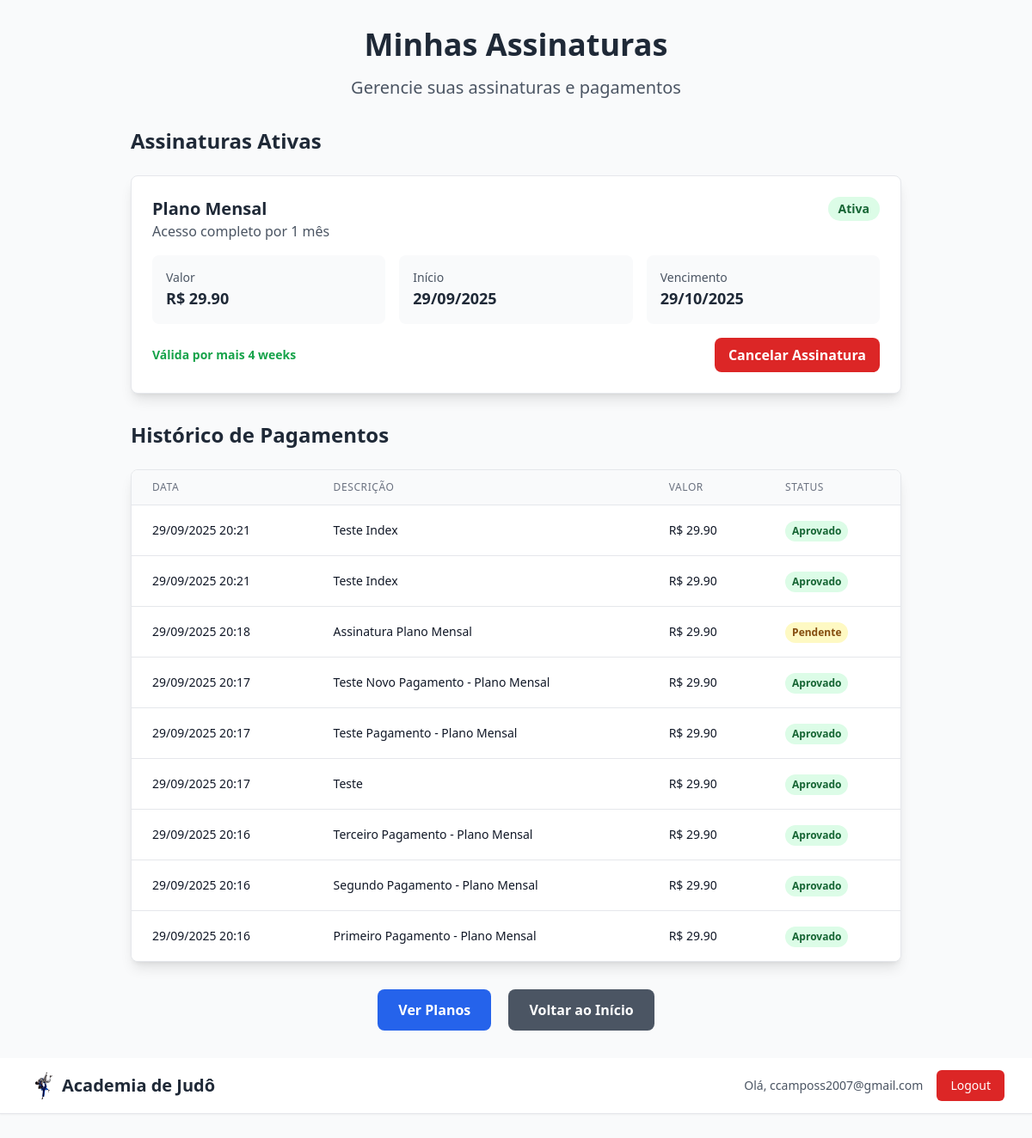
Before: /payments/assinaturas/ (signed in) with the older database file.
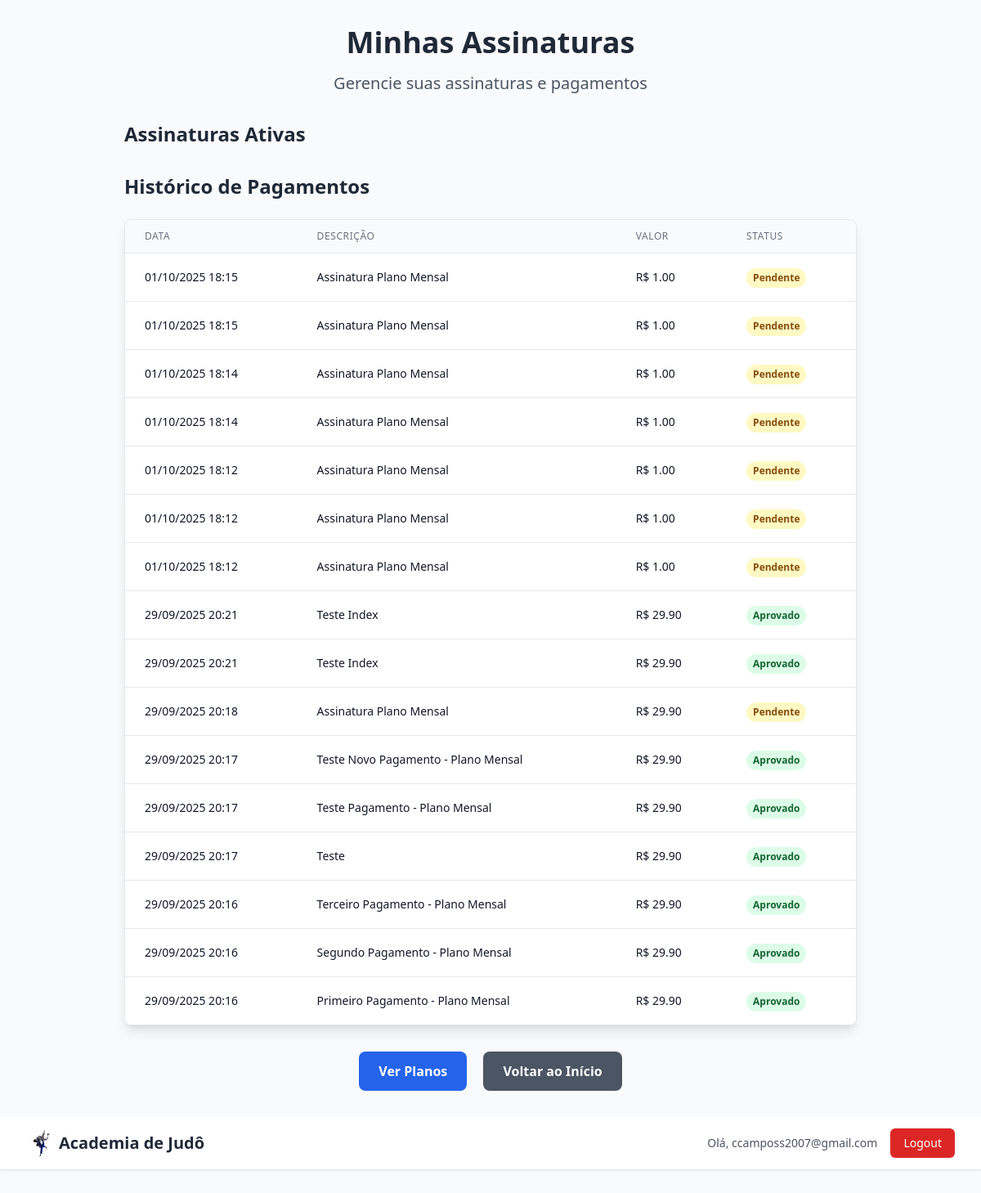
After: the same page with the newer database file.
### payments/models.py (models this page shows, shortened)
class Assinatura(models.Model):
    STATUS_CHOICES = [
        ('ativa', 'Ativa'),
        ('cancelada', 'Cancelada'),
        ('expirada', 'Expirada'),
        ('suspensa', 'Suspensa'),
    ]
    usuario = models.ForeignKey(User, on_delete=models.CASCADE, related_name='assinaturas')
    plano = models.ForeignKey(PlanoPremium, on_delete=models.CASCADE)
    status = models.CharField(max_length=20, choices=STATUS_CHOICES, default='ativa')
    data_inicio = models.DateTimeField(verbose_name="Data de início")
    data_vencimento = models.DateTimeField(verbose_name="Data de vencimento")
    data_cancelamento = models.DateTimeField(null=True, blank=True, verbose_name="Data de cancelamento")
    subscription_id = models.CharField(max_length=100, null=True, blank=True, verbose_name="ID da Assinatura MP")
    external_reference = models.UUIDField(default=uuid.uuid4, unique=True, verbose_name="Referência externa")
    ativo = models.BooleanField(default=True)
    data_criacao = models.DateTimeField(auto_now_add=True)
    data_atualizacao = models.DateTimeField(auto_now=True)
    class Meta:
        verbose_name = "Assinatura"
        verbose_name_plural = "Assinaturas"

class PlanoPremium(models.Model):
    nome = models.CharField(max_length=100, verbose_name="Nome do plano")
    descricao = models.TextField(verbose_name="Descrição")
    preco = models.DecimalField(max_digits=10, decimal_places=2, verbose_name="Preço")
    duracao_dias = models.PositiveIntegerField(verbose_name="Duração em dias")
    ativo = models.BooleanField(default=True, verbose_name="Plano ativo")
    acesso_ilimitado_quiz = models.BooleanField(default=True, verbose_name="Acesso ilimitado ao quiz")
    relatorios_detalhados = models.BooleanField(default=True, verbose_name="Relatórios detalhados")
    suporte_prioritario = models.BooleanField(default=False, verbose_name="Suporte prioritário")
    data_criacao = models.DateTimeField(auto_now_add=True)
    class Meta:
        verbose_name = "Plano Premium"
        verbose_name_plural = "Planos Premium"

class Pagamento(models.Model):
    STATUS_CHOICES = [
        ('pending', 'Pendente'),
        ('approved', 'Aprovado'),
        ('rejected', 'Rejeitado'),
        ('cancelled', 'Cancelado'),
        ('refunded', 'Reembolsado'),
    ]
    TIPO_CHOICES = [
        ('assinatura', 'Assinatura'),
        ('compra_avulsa', 'Compra Avulsa'),
    ]
    usuario = models.ForeignKey(User, on_delete=models.CASCADE, related_name='pagamentos')
    assinatura = models.ForeignKey(Assinatura, on_delete=models.SET_NULL, null=True, blank=True)
    valor = models.DecimalField(max_digits=10, decimal_places=2, verbose_name="Valor")
    status = models.CharField(max_length=20, choices=STATUS_CHOICES, default='pending')
    tipo = models.CharField(max_length=20, choices=TIPO_CHOICES, default='assinatura')
    payment_id = models.CharField(max_length=200, unique=True, verbose_name="ID do Pagamento MP (Criptografado)")
    external_reference = models.UUIDField(default=uuid.uuid4, unique=True, verbose_name="Referência externa")
    payer_email_encrypted = models.TextField(null=True, blank=True, verbose_name="Email do pagador (Criptografado)")
    payer_name_encrypted = models.TextField(null=True, blank=True, verbose_name="Nome do pagador (Criptografado)")
    payer_phone_encrypted = models.TextField(null=True, blank=True, verbose_name="Telefone (Criptografado)")
    payer_document_encrypted = models.TextField(null=True, blank=True, verbose_name="CPF/Documento (Criptografado)")
    card_holder_name_encrypted = models.TextField(null=True, blank=True, verbose_name="Nome no cartão (Criptografado)")
    card_last_four_encrypted = models.TextField(null=True, blank=True, verbose_name="Últimos 4 dígitos (Criptografado)")
    descricao = models.TextField(verbose_name="Descrição do pagamento")
    metodo_pagamento = models.CharField(max_length=50, null=True, blank=True, verbose_name="Método de pagamento")
    ip_address = models.GenericIPAddressField(null=True, blank=True, verbose_name="IP do pagamento")
    user_agent = models.TextField(null=True, blank=True, verbose_name="User Agent")
    data_pagamento = models.DateTimeField(null=True, blank=True, verbose_name="Data do pagamento")
    data_criacao = models.DateTimeField(auto_now_add=True)
    data_atualizacao = models.DateTimeField(auto_now=True)
    class Meta:
        verbose_name = "Pagamento"
        verbose_name_plural = "Pagamentos"
        ordering = ['-data_criacao']

### payments/views.py (the view)
# urls.py: path('assinaturas/', views.minhas_assinaturas, name='assinaturas'),
@login_required
def minhas_assinaturas(request):
    from django.utils import timezone
    assinaturas = Assinatura.objects.filter(usuario=request.user).order_by('-data_criacao')
    pagamentos = Pagamento.objects.filter(usuario=request.user).order_by('-data_criacao')
    return render(request, 'payments/assinaturas.html', {
        'assinaturas': assinaturas,
        'pagamentos': pagamentos,
        'now': timezone.now()
    })

### payments/templates/payments/assinaturas.html (shortened to what this page needs)
{% load static %}
<!DOCTYPE html>
<html lang="pt-br">
<head>
    <script src="https://cdn.tailwindcss.com"></script>
</head>
<body class="bg-gray-50 font-sans">
<div class="container mx-auto px-4 py-8">
    <div class="max-w-4xl mx-auto">
        <div class="text-center mb-8">
            <h1 class="text-4xl font-bold text-gray-800 mb-4">Minhas Assinaturas</h1>
            <p class="text-xl text-gray-600">Gerencie suas assinaturas e pagamentos</p>
        </div>
        <div class="mb-8">
            <h2 class="text-2xl font-bold text-gray-800 mb-6">Assinaturas Ativas</h2>
            {% if assinaturas %}
                {% for assinatura in assinaturas %}
                    {% if assinatura.status == 'ativa' %}
                    <div class="bg-white rounded-lg shadow-lg border border-gray-200 p-6 mb-4">
                        <div class="flex justify-between items-start mb-4">
                            <div>
                                <h3 class="text-xl font-bold text-gray-800">{{ assinatura.plano.nome }}</h3>
                                <p class="text-gray-600">{{ assinatura.plano.descricao }}</p>
                            </div>
                            <div class="text-right">
                                <span class="inline-block bg-green-100 text-green-800 text-sm font-semibold px-3 py-1 rounded-full">
                                    {{ assinatura.get_status_display }}
                                </span>
                            </div>
                        </div>
                        <div class="grid md:grid-cols-3 gap-4 mb-4">
                            <div class="bg-gray-50 rounded-lg p-4">
                                <div class="text-sm text-gray-600">Valor</div>
                                <div class="text-lg font-bold text-gray-800">R$ {{ assinatura.plano.preco|floatformat:2 }}</div>
                            </div>
                            <div class="bg-gray-50 rounded-lg p-4">
                                <div class="text-sm text-gray-600">Início</div>
                                <div class="text-lg font-bold text-gray-800">{{ assinatura.data_inicio|date:"d/m/Y" }}</div>
                            </div>
                            <div class="bg-gray-50 rounded-lg p-4">
                                <div class="text-sm text-gray-600">Vencimento</div>
                                <div class="text-lg font-bold text-gray-800">{{ assinatura.data_vencimento|date:"d/m/Y" }}</div>
                            </div>
                        </div>
                        <div class="flex justify-between items-center">
                            <div class="text-sm text-gray-600">
                                {% if assinatura.data_vencimento > now %}
                                    <span class="text-green-600 font-semibold">
                                        Válida por mais {{ assinatura.data_vencimento|timeuntil }}
                                    </span>
                                {% else %}
                                    <span class="text-red-600 font-semibold">Expirada</span>
                                {% endif %}
                            </div>
                            <div class="space-x-2">
                                <form method="post" action="{% url 'payments:cancelar_assinatura' assinatura.id %}" class="inline">
                                    <button type="submit"
                                            class="bg-red-600 hover:bg-red-700 text-white font-bold py-2 px-4 rounded-lg transition duration-200"
                                            onclick="return confirm('Tem certeza que deseja cancelar esta assinatura?')">
                                        Cancelar Assinatura
                                    </button>
                                </form>
                            </div>
                        </div>
                    </div>
                    {% endif %}
                {% endfor %}
            {% endif %}
        </div>
        <div class="mb-8">
            <h2 class="text-2xl font-bold text-gray-800 mb-6">Histórico de Pagamentos</h2>
            {% if pagamentos %}
                <div class="bg-white rounded-lg shadow-lg border border-gray-200 overflow-hidden">
                    <div class="overflow-x-auto">
                        <table class="min-w-full divide-y divide-gray-200">
                            <thead class="bg-gray-50">
                                <tr>
                                    <th class="px-6 py-3 text-left text-xs font-medium text-gray-500 uppercase tracking-wider">Data</th>
                                    <th class="px-6 py-3 text-left text-xs font-medium text-gray-500 uppercase tracking-wider">Descrição</th>
                                    <th class="px-6 py-3 text-left text-xs font-medium text-gray-500 uppercase tracking-wider">Valor</th>
                                    <th class="px-6 py-3 text-left text-xs font-medium text-gray-500 uppercase tracking-wider">Status</th>
                                </tr>
                            </thead>
                            <tbody class="bg-white divide-y divide-gray-200">
                                {% for pagamento in pagamentos %}
                                <tr>
                                    <td class="px-6 py-4 whitespace-nowrap text-sm text-gray-900">
                                        {{ pagamento.data_criacao|date:"d/m/Y H:i" }}
                                    </td>
                                    <td class="px-6 py-4 whitespace-nowrap text-sm text-gray-900">
                                        {{ pagamento.descricao }}
                                    </td>
                                    <td class="px-6 py-4 whitespace-nowrap text-sm text-gray-900">
                                        R$ {{ pagamento.valor|floatformat:2 }}
                                    </td>
                                    <td class="px-6 py-4 whitespace-nowrap">
                                        <span class="inline-flex px-2 py-1 text-xs font-semibold rounded-full
                                            {% if pagamento.status == 'approved' %}bg-green-100 text-green-800
                                            {% elif pagamento.status == 'pending' %}bg-yellow-100 text-yellow-800
                                            {% elif pagamento.status == 'rejected' %}bg-red-100 text-red-800
                                            {% elif pagamento.status == 'cancelled' %}bg-gray-100 text-gray-800
                                            {% else %}bg-gray-100 text-gray-800{% endif %}">
                                            {{ pagamento.get_status_display }}
                                        </span>
                                    </td>
                                </tr>
                                {% endfor %}
                            </tbody>
                        </table>
                    </div>
                </div>
            {% endif %}
        </div>
        <div class="text-center">
            <a href="{% url 'payments:planos' %}" class="inline-block bg-blue-600 hover:bg-blue-700 text-white font-bold py-3 px-6 rounded-lg transition duration-200 mr-4">
                Ver Planos
            </a>
            <a href="{% url 'index' %}" class="inline-block bg-gray-600 hover:bg-gray-700 text-white font-bold py-3 px-6 rounded-lg transition duration-200">
                Voltar ao Início
            </a>
        </div>
    </div>
</div>
<header class="bg-white shadow-sm border-b border-gray-200 mb-8">
    <div class="max-w-7xl mx-auto px-4 sm:px-6 lg:px-8">
        <div class="flex justify-between items-center h-16">
            <div class="flex items-center">
                <a href="{% url 'index' %}" class="flex items-center space-x-2">
                    <img src="{% static 'judo.png' %}" alt="Judo" class="h-8 w-8">
                    <span class="text-xl font-bold text-gray-800">Academia de Judô</span>
                </a>
            </div>
            <div class="flex items-center space-x-4">
                {% if user.is_authenticated %}
                    <span class="text-sm text-gray-600">Olá, {{ user.first_name|default:user.username }}</span>
                    <form method="post" action="{% url 'logout' %}" class="inline">
                        <button type="submit" class="bg-red-600 hover:bg-red-700 text-white px-4 py-2 rounded-md text-sm font-medium">
                            Logout
                        </button>
                    </form>
                {% else %}
                    <a href="{% url 'login' %}" class="bg-blue-600 hover:bg-blue-700 text-white px-4 py-2 rounded-md text-sm font-medium">
                        Login
                    </a>
                {% endif %}
            </div>
        </div>
    </div>
</header>
</body>
</html>

Changed rows visible on the page:
no longer on this page (row edited): Assinatura: plano.nome "Plano Mensal", plano.descricao "Acesso completo por 1 mês", status "Ativa", plano.preco "29.90", data_inicio "29/09/2025", data_vencimento "29/10/2025", data_vencimento "4 weeks"
added Pagamento: data_criacao "01/10/2025 18:15", descricao "Assinatura Plano Mensal", valor "1.00", status "Pendente"
added Pagamento: data_criacao "01/10/2025 18:15", descricao "Assinatura Plano Mensal", valor "1.00", status "Pendente"
added Pagamento: data_criacao "01/10/2025 18:14", descricao "Assinatura Plano Mensal", valor "1.00", status "Pendente"
added Pagamento: data_criacao "01/10/2025 18:14", descricao "Assinatura Plano Mensal", valor "1.00", status "Pendente"
added Pagamento: data_criacao "01/10/2025 18:12", descricao "Assinatura Plano Mensal", valor "1.00", status "Pendente"
added Pagamento: data_criacao "01/10/2025 18:12", descricao "Assinatura Plano Mensal", valor "1.00", status "Pendente"
added Pagamento: data_criacao "01/10/2025 18:12", descricao "Assinatura Plano Mensal", valor "1.00", status "Pendente"
